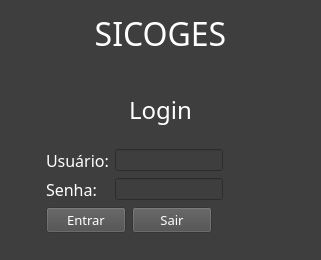
<?xml version="1.0" encoding="UTF-8"?>
<ui version="4.0">
 <class>Widget</class>
 <widget class="QWidget" name="Widget">
  <property name="geometry">
   <rect>
    <x>0</x>
    <y>0</y>
    <width>321</width>
    <height>260</height>
   </rect>
  </property>
  <property name="minimumSize">
   <size>
    <width>321</width>
    <height>260</height>
   </size>
  </property>
  <property name="maximumSize">
   <size>
    <width>321</width>
    <height>260</height>
   </size>
  </property>
  <property name="windowTitle">
   <string>Login</string>
  </property>
  <property name="styleSheet">
   <string notr="true">background-color: rgb(62, 62, 62);</string>
  </property>
  <layout class="QVBoxLayout" name="verticalLayout_2">
   <item>
    <layout class="QVBoxLayout" name="verticalLayout">
     <property name="spacing">
      <number>0</number>
     </property>
     <item>
      <layout class="QVBoxLayout" name="verticalLayout_4">
       <item>
        <widget class="QLabel" name="lbSicoges">
         <property name="font">
          <font>
           <family>Versa Versa</family>
           <pointsize>24</pointsize>
          </font>
         </property>
         <property name="styleSheet">
          <string notr="true">color: rgb(255, 255, 255);</string>
         </property>
         <property name="text">
          <string>SICOGES</string>
         </property>
         <property name="alignment">
          <set>Qt::AlignHCenter|Qt::AlignTop</set>
         </property>
        </widget>
       </item>
      </layout>
     </item>
     <item>
      <widget class="QLabel" name="lbLogin">
       <property name="font">
        <font>
         <family>Versa Versa</family>
         <pointsize>18</pointsize>
        </font>
       </property>
       <property name="styleSheet">
        <string notr="true">color: rgb(255, 255, 255);</string>
       </property>
       <property name="text">
        <string>Login</string>
       </property>
       <property name="alignment">
        <set>Qt::AlignBottom|Qt::AlignHCenter</set>
       </property>
      </widget>
     </item>
    </layout>
   </item>
   <item>
    <layout class="QFormLayout" name="formLayout">
     <property name="labelAlignment">
      <set>Qt::AlignLeading|Qt::AlignLeft|Qt::AlignVCenter</set>
     </property>
     <property name="formAlignment">
      <set>Qt::AlignCenter</set>
     </property>
     <item row="0" column="0">
      <widget class="QLabel" name="lbUsuario">
       <property name="sizePolicy">
        <sizepolicy hsizetype="Fixed" vsizetype="Preferred">
         <horstretch>0</horstretch>
         <verstretch>0</verstretch>
        </sizepolicy>
       </property>
       <property name="font">
        <font>
         <family>Versa Versa</family>
         <pointsize>12</pointsize>
        </font>
       </property>
       <property name="styleSheet">
        <string notr="true">color: rgb(255, 255, 255);</string>
       </property>
       <property name="text">
        <string>Usuário:</string>
       </property>
      </widget>
     </item>
     <item row="0" column="1">
      <widget class="QLineEdit" name="lineEditUsuario">
       <property name="sizePolicy">
        <sizepolicy hsizetype="Fixed" vsizetype="Fixed">
         <horstretch>0</horstretch>
         <verstretch>0</verstretch>
        </sizepolicy>
       </property>
       <property name="alignment">
        <set>Qt::AlignLeading|Qt::AlignLeft|Qt::AlignVCenter</set>
       </property>
      </widget>
     </item>
     <item row="1" column="0">
      <widget class="QLabel" name="lbSenha">
       <property name="sizePolicy">
        <sizepolicy hsizetype="Fixed" vsizetype="Preferred">
         <horstretch>0</horstretch>
         <verstretch>0</verstretch>
        </sizepolicy>
       </property>
       <property name="font">
        <font>
         <family>Versa Versa</family>
         <pointsize>12</pointsize>
        </font>
       </property>
       <property name="styleSheet">
        <string notr="true">color: rgb(255, 255, 255);</string>
       </property>
       <property name="text">
        <string>Senha:</string>
       </property>
      </widget>
     </item>
     <item row="1" column="1">
      <widget class="QLineEdit" name="lineEditSenha">
       <property name="sizePolicy">
        <sizepolicy hsizetype="Fixed" vsizetype="Fixed">
         <horstretch>0</horstretch>
         <verstretch>0</verstretch>
        </sizepolicy>
       </property>
      </widget>
     </item>
     <item row="2" column="0" colspan="2">
      <layout class="QHBoxLayout" name="horizontalLayout_2">
       <item>
        <widget class="QPushButton" name="butaoEntrar">
         <property name="sizePolicy">
          <sizepolicy hsizetype="Fixed" vsizetype="Fixed">
           <horstretch>0</horstretch>
           <verstretch>0</verstretch>
          </sizepolicy>
         </property>
         <property name="font">
          <font>
           <family>Versa Versa</family>
           <pointsize>10</pointsize>
          </font>
         </property>
         <property name="styleSheet">
          <string notr="true">color: rgb(255, 255, 255);
background-color: rgb(76, 76, 76);</string>
         </property>
         <property name="text">
          <string>Entrar</string>
         </property>
        </widget>
       </item>
       <item>
        <widget class="QPushButton" name="botaoSair">
         <property name="sizePolicy">
          <sizepolicy hsizetype="Fixed" vsizetype="Fixed">
           <horstretch>0</horstretch>
           <verstretch>0</verstretch>
          </sizepolicy>
         </property>
         <property name="font">
          <font>
           <family>Versa Versa</family>
           <pointsize>10</pointsize>
          </font>
         </property>
         <property name="styleSheet">
          <string notr="true">color: rgb(255, 255, 255);
background-color: rgb(76, 76, 76);</string>
         </property>
         <property name="text">
          <string>Sair</string>
         </property>
         <property name="flat">
          <bool>false</bool>
         </property>
        </widget>
       </item>
      </layout>
     </item>
    </layout>
   </item>
  </layout>
 </widget>
 <resources/>
 <connections/>
</ui>
